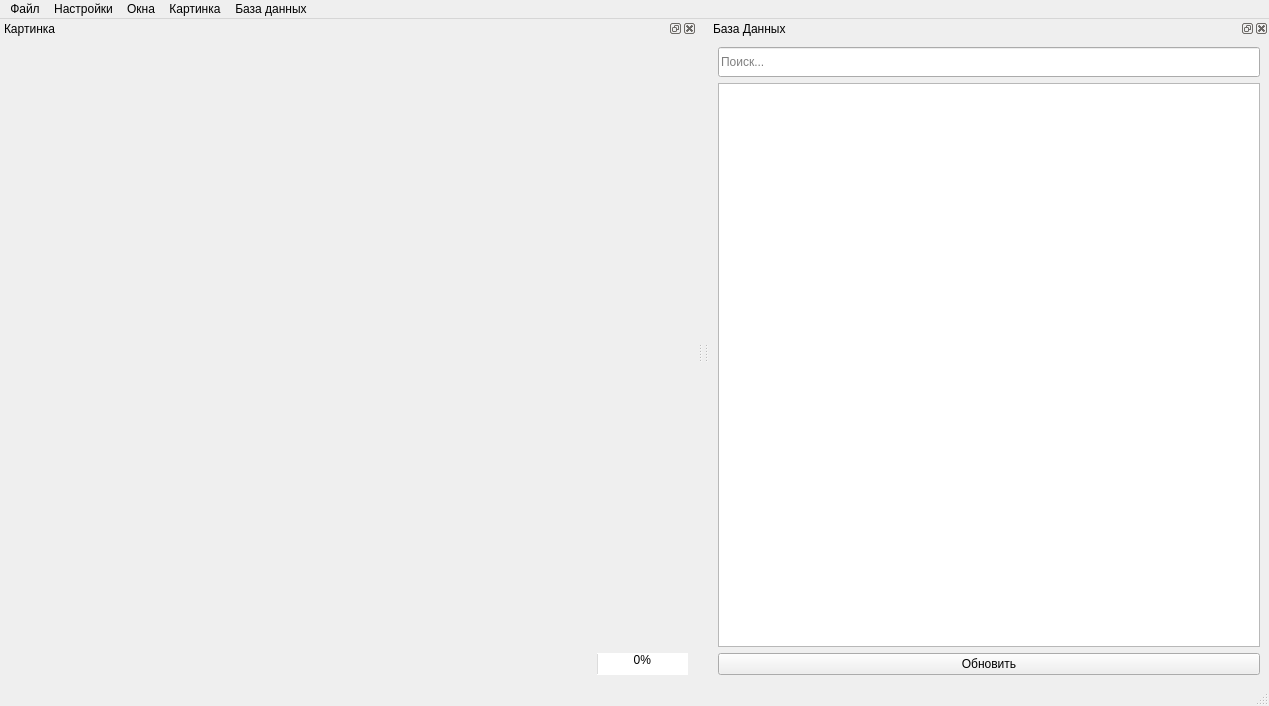
<?xml version="1.0" encoding="UTF-8"?>
<ui version="4.0">
 <class>MainWindow</class>
 <widget class="QMainWindow" name="MainWindow">
  <property name="geometry">
   <rect>
    <x>0</x>
    <y>0</y>
    <width>1269</width>
    <height>706</height>
   </rect>
  </property>
  <property name="contextMenuPolicy">
   <enum>Qt::CustomContextMenu</enum>
  </property>
  <property name="windowTitle">
   <string>TIP</string>
  </property>
  <property name="dockNestingEnabled">
   <bool>true</bool>
  </property>
  <property name="dockOptions">
   <set>QMainWindow::AllowNestedDocks|QMainWindow::AllowTabbedDocks|QMainWindow::AnimatedDocks|QMainWindow::ForceTabbedDocks|QMainWindow::VerticalTabs</set>
  </property>
  <widget class="QWidget" name="centralwidget"/>
  <widget class="QStatusBar" name="statusbar"/>
  <widget class="QMenuBar" name="menubar">
   <property name="geometry">
    <rect>
     <x>0</x>
     <y>0</y>
     <width>1269</width>
     <height>21</height>
    </rect>
   </property>
   <widget class="QMenu" name="file_menu">
    <property name="title">
     <string>Файл</string>
    </property>
    <addaction name="save_image"/>
    <addaction name="save_some_images"/>
    <addaction name="separator"/>
    <addaction name="copy"/>
    <addaction name="print"/>
    <addaction name="separator"/>
   </widget>
   <widget class="QMenu" name="settings_menu">
    <property name="title">
     <string>Настройки</string>
    </property>
    <addaction name="settings"/>
   </widget>
   <widget class="QMenu" name="windows_menu">
    <property name="title">
     <string>Окна</string>
    </property>
    <widget class="QMenu" name="database_dock_menu">
     <property name="title">
      <string>База данных</string>
     </property>
     <addaction name="show_database"/>
     <addaction name="hide_database"/>
    </widget>
    <widget class="QMenu" name="image_dock_menu">
     <property name="title">
      <string>Картинка</string>
     </property>
     <addaction name="show_image"/>
     <addaction name="hide_image"/>
    </widget>
    <addaction name="database_dock_menu"/>
    <addaction name="image_dock_menu"/>
   </widget>
   <widget class="QMenu" name="image_menu">
    <property name="title">
     <string>Картинка</string>
    </property>
    <addaction name="image_scale_up"/>
    <addaction name="image_scale_down"/>
   </widget>
   <widget class="QMenu" name="database_menu">
    <property name="title">
     <string>База данных</string>
    </property>
    <addaction name="refresh_database_action"/>
    <addaction name="separator"/>
    <addaction name="insert_single_record"/>
    <addaction name="insert_same_records"/>
    <addaction name="clear_database"/>
    <addaction name="export_database"/>
   </widget>
   <addaction name="file_menu"/>
   <addaction name="settings_menu"/>
   <addaction name="windows_menu"/>
   <addaction name="image_menu"/>
   <addaction name="database_menu"/>
  </widget>
  <widget class="QDockWidget" name="database_dock">
   <property name="sizePolicy">
    <sizepolicy hsizetype="MinimumExpanding" vsizetype="MinimumExpanding">
     <horstretch>100</horstretch>
     <verstretch>100</verstretch>
    </sizepolicy>
   </property>
   <property name="minimumSize">
    <size>
     <width>560</width>
     <height>202</height>
    </size>
   </property>
   <property name="maximumSize">
    <size>
     <width>524287</width>
     <height>524287</height>
    </size>
   </property>
   <property name="sizeIncrement">
    <size>
     <width>0</width>
     <height>0</height>
    </size>
   </property>
   <property name="floating">
    <bool>false</bool>
   </property>
   <property name="windowTitle">
    <string>База Данных</string>
   </property>
   <attribute name="dockWidgetArea">
    <number>2</number>
   </attribute>
   <widget class="QWidget" name="database_dock_widgets_contents">
    <layout class="QVBoxLayout" name="verticalLayout_2">
     <item>
      <widget class="QLineEdit" name="database_search">
       <property name="minimumSize">
        <size>
         <width>0</width>
         <height>30</height>
        </size>
       </property>
       <property name="placeholderText">
        <string>Поиск...</string>
       </property>
      </widget>
     </item>
     <item>
      <widget class="QTableView" name="database_table_view">
       <property name="contextMenuPolicy">
        <enum>Qt::DefaultContextMenu</enum>
       </property>
       <property name="styleSheet">
        <string notr="true">font: 12pt &quot;MS Shell Dlg 2&quot;;</string>
       </property>
       <property name="sortingEnabled">
        <bool>false</bool>
       </property>
       <attribute name="horizontalHeaderCascadingSectionResizes">
        <bool>true</bool>
       </attribute>
       <attribute name="horizontalHeaderDefaultSectionSize">
        <number>130</number>
       </attribute>
       <attribute name="horizontalHeaderShowSortIndicator" stdset="0">
        <bool>false</bool>
       </attribute>
       <attribute name="verticalHeaderCascadingSectionResizes">
        <bool>true</bool>
       </attribute>
       <attribute name="verticalHeaderShowSortIndicator" stdset="0">
        <bool>false</bool>
       </attribute>
       <attribute name="verticalHeaderStretchLastSection">
        <bool>false</bool>
       </attribute>
      </widget>
     </item>
     <item>
      <widget class="QPushButton" name="refresh_database">
       <property name="text">
        <string>Обновить</string>
       </property>
       <property name="checkable">
        <bool>false</bool>
       </property>
      </widget>
     </item>
    </layout>
   </widget>
  </widget>
  <widget class="QDockWidget" name="iamge_dock">
   <property name="sizePolicy">
    <sizepolicy hsizetype="MinimumExpanding" vsizetype="MinimumExpanding">
     <horstretch>100</horstretch>
     <verstretch>100</verstretch>
    </sizepolicy>
   </property>
   <property name="maximumSize">
    <size>
     <width>524287</width>
     <height>524287</height>
    </size>
   </property>
   <property name="styleSheet">
    <string notr="true">border-color: rgb(0, 0, 0);</string>
   </property>
   <property name="floating">
    <bool>false</bool>
   </property>
   <property name="windowTitle">
    <string>Картинка</string>
   </property>
   <attribute name="dockWidgetArea">
    <number>1</number>
   </attribute>
   <widget class="QWidget" name="image_dock_widget_contents">
    <layout class="QGridLayout" name="gridLayout_3">
     <item row="0" column="0">
      <layout class="QVBoxLayout" name="verticalLayout">
       <item>
        <spacer name="verticalSpacer">
         <property name="orientation">
          <enum>Qt::Vertical</enum>
         </property>
         <property name="sizeHint" stdset="0">
          <size>
           <width>20</width>
           <height>40</height>
          </size>
         </property>
        </spacer>
       </item>
       <item>
        <layout class="QHBoxLayout" name="horizontalLayout_2">
         <item>
          <spacer name="horizontalSpacer_3">
           <property name="orientation">
            <enum>Qt::Horizontal</enum>
           </property>
           <property name="sizeHint" stdset="0">
            <size>
             <width>40</width>
             <height>20</height>
            </size>
           </property>
          </spacer>
         </item>
         <item>
          <widget class="QLabel" name="screen">
           <property name="minimumSize">
            <size>
             <width>0</width>
             <height>0</height>
            </size>
           </property>
           <property name="mouseTracking">
            <bool>true</bool>
           </property>
           <property name="contextMenuPolicy">
            <enum>Qt::ActionsContextMenu</enum>
           </property>
           <property name="autoFillBackground">
            <bool>false</bool>
           </property>
           <property name="frameShape">
            <enum>QFrame::NoFrame</enum>
           </property>
           <property name="lineWidth">
            <number>2</number>
           </property>
           <property name="text">
            <string/>
           </property>
           <property name="scaledContents">
            <bool>true</bool>
           </property>
          </widget>
         </item>
         <item>
          <spacer name="horizontalSpacer_4">
           <property name="orientation">
            <enum>Qt::Horizontal</enum>
           </property>
           <property name="sizeHint" stdset="0">
            <size>
             <width>40</width>
             <height>20</height>
            </size>
           </property>
          </spacer>
         </item>
        </layout>
       </item>
       <item>
        <spacer name="verticalSpacer_2">
         <property name="orientation">
          <enum>Qt::Vertical</enum>
         </property>
         <property name="sizeHint" stdset="0">
          <size>
           <width>20</width>
           <height>40</height>
          </size>
         </property>
        </spacer>
       </item>
      </layout>
     </item>
     <item row="1" column="0">
      <layout class="QHBoxLayout" name="horizontalLayout_3">
       <item>
        <spacer name="horizontalSpacer_7">
         <property name="orientation">
          <enum>Qt::Horizontal</enum>
         </property>
         <property name="sizeHint" stdset="0">
          <size>
           <width>1200</width>
           <height>20</height>
          </size>
         </property>
        </spacer>
       </item>
       <item>
        <widget class="QProgressBar" name="progress_bar">
         <property name="whatsThis">
          <string>&lt;html&gt;&lt;head/&gt;&lt;body&gt;&lt;p align=&quot;center&quot;&gt;&lt;br/&gt;&lt;/p&gt;&lt;/body&gt;&lt;/html&gt;</string>
         </property>
         <property name="maximum">
          <number>100000</number>
         </property>
         <property name="value">
          <number>0</number>
         </property>
         <property name="textVisible">
          <bool>true</bool>
         </property>
         <property name="textDirection">
          <enum>QProgressBar::BottomToTop</enum>
         </property>
         <property name="format">
          <string>           %p%</string>
         </property>
        </widget>
       </item>
      </layout>
     </item>
    </layout>
   </widget>
  </widget>
  <action name="copy">
   <property name="text">
    <string>Скопировать</string>
   </property>
   <property name="shortcut">
    <string>Ctrl+C</string>
   </property>
  </action>
  <action name="print">
   <property name="text">
    <string>Распечатать</string>
   </property>
   <property name="shortcut">
    <string>Ctrl+P</string>
   </property>
  </action>
  <action name="settings">
   <property name="text">
    <string>Настройки</string>
   </property>
   <property name="toolTip">
    <string>Настройки</string>
   </property>
  </action>
  <action name="save_image">
   <property name="text">
    <string>Сохранить изображение</string>
   </property>
   <property name="shortcut">
    <string>Ctrl+S</string>
   </property>
  </action>
  <action name="generate">
   <property name="text">
    <string>Сгенерировать</string>
   </property>
   <property name="shortcut">
    <string>Ctrl+G</string>
   </property>
  </action>
  <action name="show_database">
   <property name="text">
    <string>Показать</string>
   </property>
  </action>
  <action name="hide_database">
   <property name="text">
    <string>Скрыть</string>
   </property>
  </action>
  <action name="show_image">
   <property name="text">
    <string>Показать</string>
   </property>
  </action>
  <action name="hide_image">
   <property name="text">
    <string>Скрыть</string>
   </property>
  </action>
  <action name="show_input">
   <property name="text">
    <string>Показать</string>
   </property>
  </action>
  <action name="hide_input">
   <property name="text">
    <string>Скрыть</string>
   </property>
  </action>
  <action name="save_db">
   <property name="text">
    <string>Сохранить запись</string>
   </property>
   <property name="shortcut">
    <string>Ctrl+A</string>
   </property>
  </action>
  <action name="image_scale_up">
   <property name="text">
    <string>Увеличить картинку</string>
   </property>
   <property name="shortcut">
    <string>Ctrl+=</string>
   </property>
  </action>
  <action name="image_scale_down">
   <property name="text">
    <string>Уменьшить картинку</string>
   </property>
   <property name="shortcut">
    <string>Ctrl+-</string>
   </property>
  </action>
  <action name="save_some_items">
   <property name="text">
    <string>Сохранить записи</string>
   </property>
   <property name="shortcut">
    <string>Ctrl+Alt+A</string>
   </property>
  </action>
  <action name="save_some_images">
   <property name="text">
    <string>Сохранить изображения</string>
   </property>
   <property name="shortcut">
    <string>Ctrl+Alt+S</string>
   </property>
  </action>
  <action name="insert_single_record">
   <property name="text">
    <string>Добавить запись</string>
   </property>
   <property name="toolTip">
    <string>Добавить</string>
   </property>
   <property name="shortcut">
    <string>Ctrl+A</string>
   </property>
  </action>
  <action name="insert_same_records">
   <property name="text">
    <string>Добавить записи</string>
   </property>
   <property name="shortcut">
    <string>Ctrl+Shift+A</string>
   </property>
  </action>
  <action name="refresh_database_action">
   <property name="text">
    <string>Обновить</string>
   </property>
   <property name="shortcut">
    <string>Ctrl+R</string>
   </property>
  </action>
  <action name="clear_database">
   <property name="text">
    <string>Очистить базу данных</string>
   </property>
  </action>
  <action name="export_database">
   <property name="text">
    <string>Экспортировать</string>
   </property>
  </action>
 </widget>
 <resources/>
 <connections>
  <connection>
   <sender>refresh_database</sender>
   <signal>clicked()</signal>
   <receiver>refresh_database_action</receiver>
   <slot>trigger()</slot>
   <hints>
    <hint type="sourcelabel">
     <x>988</x>
     <y>693</y>
    </hint>
    <hint type="destinationlabel">
     <x>-1</x>
     <y>-1</y>
    </hint>
   </hints>
  </connection>
 </connections>
</ui>
